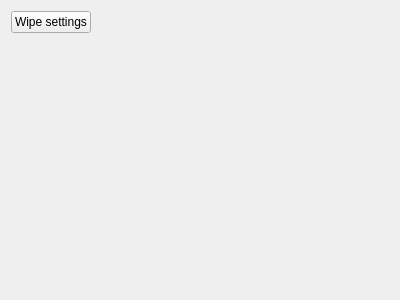
<?xml version="1.0" encoding="UTF-8"?>
<ui version="4.0">
 <class>CSettingsPageTools</class>
 <widget class="QWidget" name="CSettingsPageTools">
  <property name="geometry">
   <rect>
    <x>0</x>
    <y>0</y>
    <width>400</width>
    <height>300</height>
   </rect>
  </property>
  <property name="windowTitle">
   <string>Tools</string>
  </property>
  <layout class="QFormLayout" name="formLayout">
   <item row="0" column="0">
    <widget class="QPushButton" name="_btnWipeSettings">
     <property name="text">
      <string>Wipe settings</string>
     </property>
    </widget>
   </item>
  </layout>
 </widget>
 <resources/>
 <connections/>
</ui>
